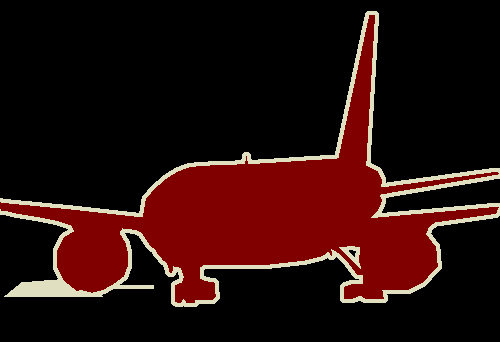
#> input picture check_data/utils_neural/004988.png, 500 x 342 px, found by its file name
$ python temp.py
#> lines starting #> are read from the running program, lines starting #| are printed output that depends on the picture
import numpy as np
from scipy import ndimage
import matplotlib.pyplot as plt
import math
from skimage import io
from mpl_toolkits.mplot3d import Axes3D
from itertools import product
from skimage.external import tifffile
import time

EPS = 1e-10

def direct_field2D(a):

    h, w = a.shape


    fig = plt.subplot()
    fig.imshow(a, cmap=plt.cm.gray)
    plt.show()

    b, ind = ndimage.distance_transform_edt(a, return_indices=True)

    # [4 lines of commented-out code are left out]
    c = np.array(np.unravel_index(np.arange(a.size), shape=a.shape)).reshape(2, *a.shape)

    direction = ind - c  # (2, N, N)
    # [6 lines of commented-out code are left out]
    theta = np.arctan2(direction[1, ...], direction[0, ...])

    degree = theta / 3.14159 * 180
    degree[b==0] = -1

    degree_vis = (degree + 180) / 360
    degree_vis[b==0] = 0
    fig = plt.subplot()
    # fig.imshow(degree_vis, cmap=plt.cm.gray)
    fig.imshow(degree_vis)
    plt.show()

def direct_field3D(a):
    h, w, d = a.shape
    # [5 lines of commented-out code are left out]


    b, ind = ndimage.distance_transform_edt(a, return_indices=True)
    # c = np.zeros((3, h, w, d))
    # for i, j, k in product(range(h), range(w), range(d)):
    #     c[..., i, j, k] = [i, j, k]
    c = np.array(np.unravel_index(np.arange(a.size), shape=a.shape)).reshape(3, *a.shape)

    direction = ind - c
    direction[..., b==0] = -1
    dr = np.power(np.power(direction, 2).sum(axis=0), 0.5)
    direction = direction / dr

    # [9 lines of commented-out code are left out]

    direction[..., b==0] = 0
    # direct_vis = (theta + 10) * 100 + (phi + 10) * 100
    # direct_vis[b==0] = 0

    return direction


img_path = r"C:\Users\Administrator\Desktop\check_data\utils_neural\004988.png"
a = io.imread(img_path, as_gray=True)
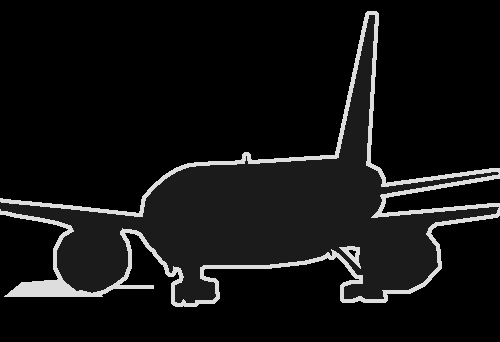
#> a: shape (342, 500) float64; min 0, max 0.869, mean 0.0731
# a = np.random.randint(0,2, (shape, shape))
# a = np.array([[1, 1, 1, 0, 0, 0, 0, 0, 0, 1],
#               [1, 0, 0, 1, 0, 1, 1, 0, 0, 1],
#               [1, 1, 0, 0, 1, 0, 1, 0, 1, 0],
#               [0, 1, 1, 0, 1, 0, 0, 0, 1, 0],
#               [1, 0, 0, 0, 0, 0, 1, 0, 1, 0],
#               [1, 1, 0, 0, 0, 0, 0, 1, 1, 1],
#               [1, 1, 1, 1, 0, 0, 0, 1, 0, 1],
#               [1, 1, 0, 1, 0, 1, 1, 0, 1, 0],
#               [0, 1, 0, 1, 1, 0, 1, 0, 0, 1],
#               [0, 1, 1, 1, 0, 0, 1, 0, 0, 0]])
# a = np.array([[1, 1, 1, 0, 0, 0, 0, 0, 0, 1],
#               [1, 0, 0, 1, 0, 1, 1, 0, 0, 1],
#               [1, 1, 0, 0, 1, 0, 1, 0, 1, 0],
#               [0, 1, 1, 0, 1, 0, 0, 0, 1, 0],
#               [1, 0, 0, 0, 0, 0, 1, 0, 1, 0],
#               [1, 1, 0, 0, 0, 0, 0, 1, 1, 1],
#               [1, 1, 1, 1, 0, 0, 0, 1, 0, 1],
#               [1, 1, 0, 1, 0, 1, 0.5, 0, 1, 0],
#               [0, 1, 0, 1, 1, 0, 0.5, 0, 0, 1],
#               [0, 1, 1, 1, 0, 0, 1, 0, 0, 0]])

s = time.time()
direct_field2D(a)
#> in direct_field2D, `b, ind = ndimage.distance_transform_edt(a, return_indices=True)`:
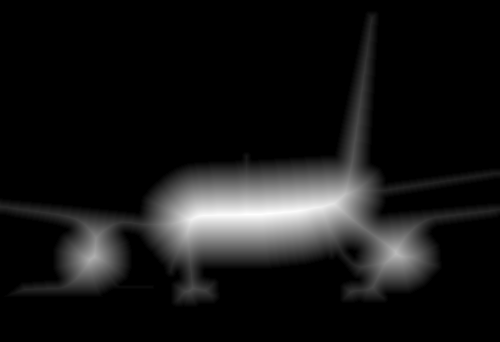
#> b: shape (342, 500) float64; min 0, max 55, mean 4.8; drawn with min black and max white
#> in direct_field2D, `theta = np.arctan2(direction[1, ...], direction[0, ...])`:
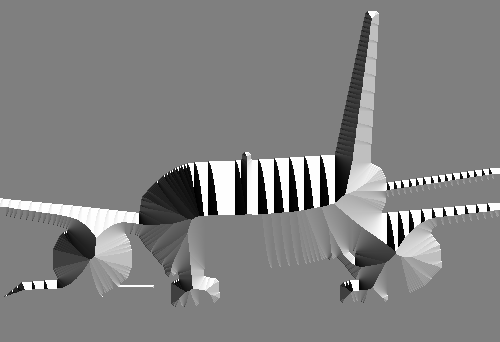
#> theta: shape (342, 500) float64; min -3.12, max 3.14, mean 0.0715; drawn with min black and max white
#> in direct_field2D, `degree_vis[b==0] = 0`:
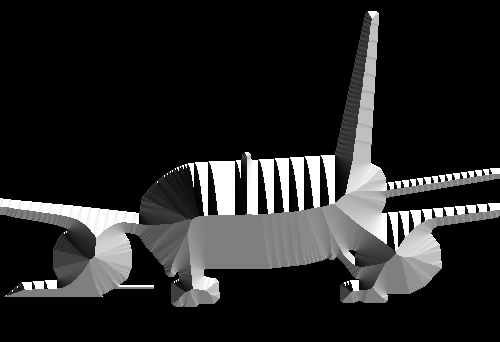
#> degree_vis: shape (342, 500) float64; min 0, max 1, mean 0.149
print(time.time()-s)

# [13 lines of commented-out code are left out]

$ run again, with check_data/utils_neural/000999.png copied over check_data/utils_neural/004988.png
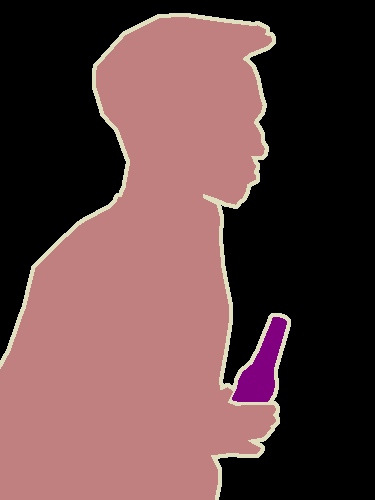
#> input picture check_data/utils_neural/000999.png, 375 x 500 px, found by its file name
#> in direct_field2D, `theta = np.arctan2(direction[1, ...], direction[0, ...])`:
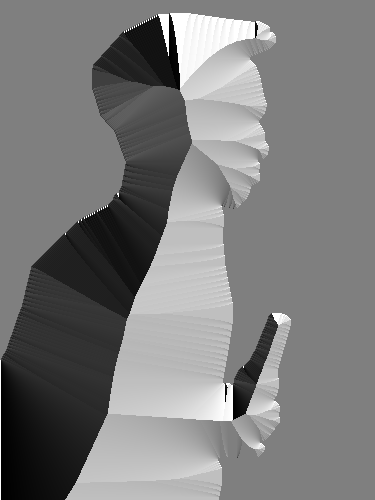
#> theta: shape (500, 375) float64; min -3.13, max 3.14, mean -0.0794; drawn with min black and max white
#> in direct_field2D, `degree_vis[b==0] = 0`:
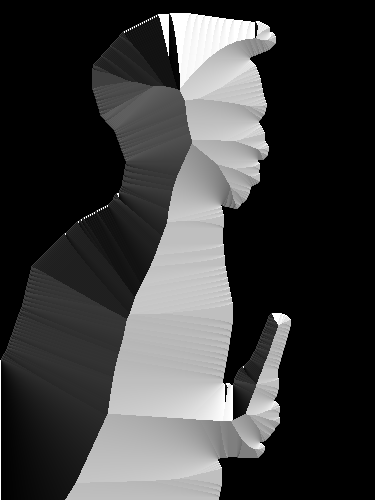
#> degree_vis: shape (500, 375) float64; min 0, max 1, mean 0.241

$ run again, with check_data/utils_neural/002293.png copied over check_data/utils_neural/004988.png
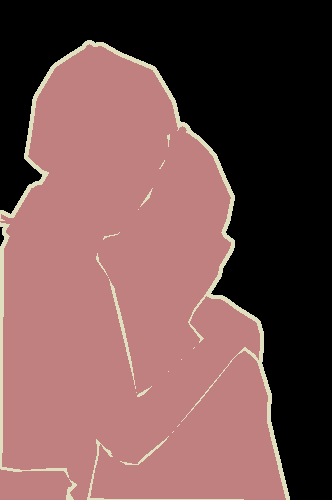
#> input picture check_data/utils_neural/002293.png, 332 x 500 px, found by its file name
#> in direct_field2D, `b, ind = ndimage.distance_transform_edt(a, return_indices=True)`:
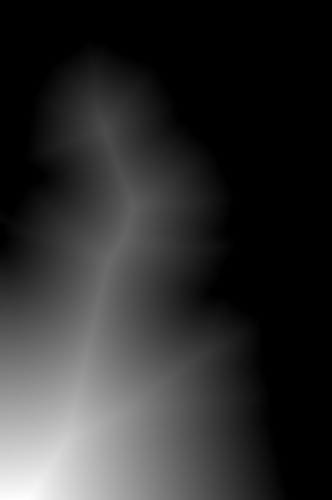
#> b: shape (500, 332) float64; min 0, max 255.4, mean 46.9; drawn with min black and max white
#> in direct_field2D, `degree_vis[b==0] = 0`:
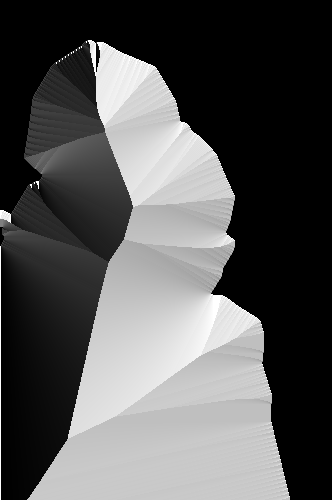
#> degree_vis: shape (500, 332) float64; min 0, max 1, mean 0.338
